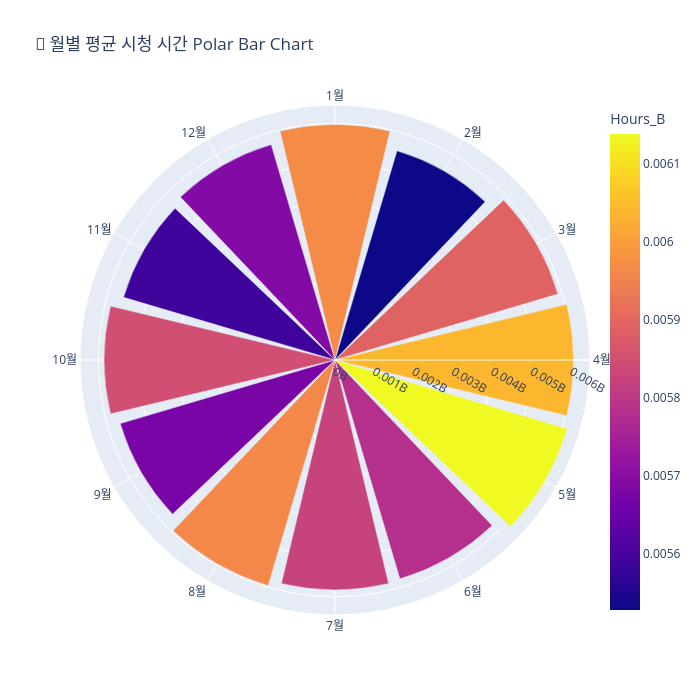

The notebook cell this image was saved under:
### Code cell
# ============================================
# Interactive: Polar Bar Chart - 월별 시청 패턴
# ============================================
if PLOTLY_AVAILABLE:
    monthly_pattern = twitch_games.groupby('Month')['Hours_watched'].mean().reset_index()
    monthly_pattern['Hours_B'] = monthly_pattern['Hours_watched'] / 1e9
    monthly_pattern['Month_Name'] = ['1월', '2월', '3월', '4월', '5월', '6월',
                                      '7월', '8월', '9월', '10월', '11월', '12월']
    
    fig = px.bar_polar(
        monthly_pattern,
        r='Hours_B',
        theta='Month_Name',
        color='Hours_B',
        color_continuous_scale='Plasma',
        title='🎯 월별 평균 시청 시간 Polar Bar Chart'
    )
    
    fig.update_layout(
        width=700,
        height=700,
        font=dict(size=12),
        polar=dict(
            radialaxis=dict(showticklabels=True, ticksuffix='B')
        )
    )
    
    fig.show()
    fig.write_html('output/24_polar_bar_chart.html')
    print('✅ output/24_polar_bar_chart.html 저장 완료!')
else:
    print('⚠️ Plotly가 설치되지 않았습니다.')

### Figure 1 — Plotly figure (JSON) as saved in the notebook; plotly's stock layout.template omitted (floating-point values rounded to 4 significant figures)
{"data": [{"hovertemplate": "Hours_B=%{marker.color}<br>Month_Name=%{theta}<extra></extra>", "legendgroup": "", "marker": {"color": [0.005967, 0.005529, 0.005891, 0.006041, 0.006138, 0.005784, 0.005825, 0.005962, 0.005676, 0.00585, 0.005588, 0.005691], "coloraxis": "coloraxis", "pattern": {"shape": ""}}, "name": "", "r": [0.005967, 0.005529, 0.005891, 0.006041, 0.006138, 0.005784, 0.005825, 0.005962, 0.005676, 0.00585, 0.005588, 0.005691], "showlegend": false, "subplot": "polar", "theta": ["1월", "2월", "3월", "4월", "5월", "6월", "7월", "8월", "9월", "10월", "11월", "12월"], "type": "barpolar"}], "layout": {"barmode": "relative", "coloraxis": {"colorbar": {"title": {"text": "Hours_B"}}, "colorscale": [[0, "#0d0887"], [0.1111, "#46039f"], [0.2222, "#7201a8"], [0.3333, "#9c179e"], [0.4444, "#bd3786"], [0.5556, "#d8576b"], [0.6667, "#ed7953"], [0.7778, "#fb9f3a"], [0.8889, "#fdca26"], [1, "#f0f921"]]}, "font": {"size": 12}, "height": 700, "legend": {"tracegroupgap": 0}, "polar": {"angularaxis": {"direction": "clockwise", "rotation": 90}, "domain": {"x": [0, 1], "y": [0, 1]}, "radialaxis": {"showticklabels": true, "ticksuffix": "B"}}, "title": {"text": "🎯 월별 평균 시청 시간 Polar Bar Chart"}, "width": 700}}
